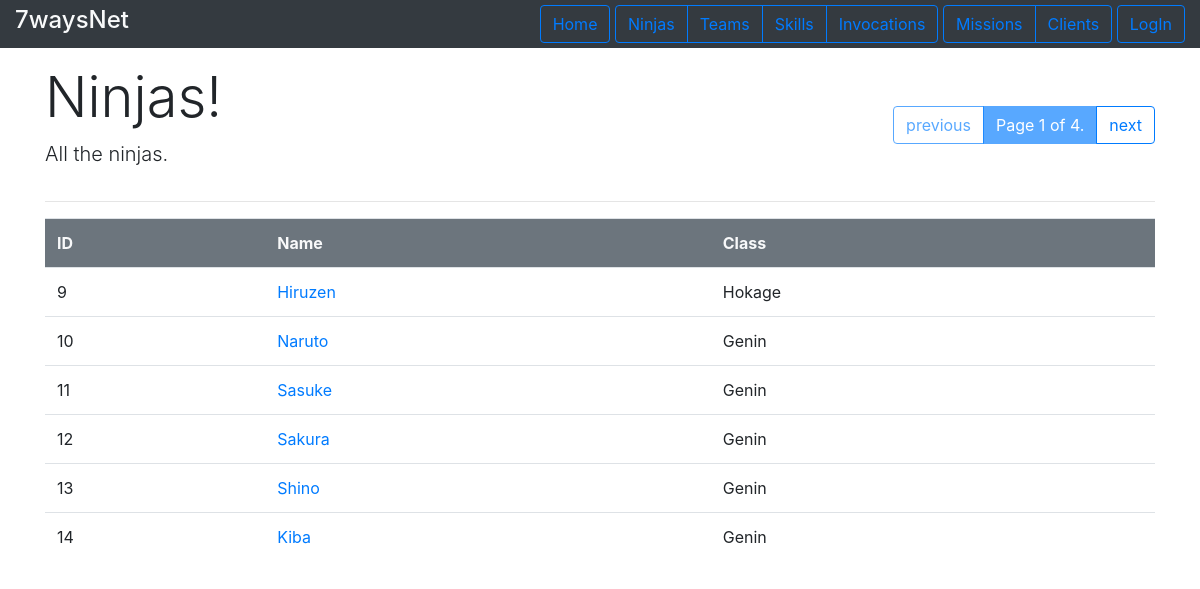
/ninjas/allNinjas/, run on the app's committed database.
### ninjas/models.py (models this page shows, shortened)
class Ninja(models.Model):
    name = models.CharField(max_length=200)
    nick_name = models.CharField(max_length=50,null=True,blank=True)
    age = models.IntegerField()
    clan = models.CharField(max_length=200)
    birth_date = models.DateTimeField('birth')
    gender = models.CharField(max_length=10)
    max_chakra = models.IntegerField(default=100,null=True,blank=True)
    is_medic = models.BooleanField(default=False)
    skills = models.ManyToManyField(Skill, blank=True)
    user = models.OneToOneField(User,on_delete=models.CASCADE)
    invocations = models.ManyToManyField(Invocation, blank=True)
    team = models.ForeignKey(Team, on_delete=models.CASCADE, default=None, null=True, blank=True)
    def specific_type(self):
        types = [GeninNinja,ChuninNinja,JouninNinja,HokageNinja]
        specific_ninja = self
        for type in types:
            try:
                specific_ninja=type.objects.get(pk=self.pk)
                break
            except: pass
        return specific_ninja

### ninjas/views.py (the view)
# urls.py: path('allNinjas/', views.ShowAllNinjasView.as_view(), name='show_all_ninjas'),
class ShowAllNinjasView(generic.ListView):
    template_name = 'ninjas/show_all_ninjas.html'
    context_object_name = 'all_ninjas_list'
    paginate_by=6
    def get_queryset(self):
        return Ninja.objects.all()

### ninjas/models.py (called while the page is built)
    def class_name(self):
        return "Genin"

    def class_name(self):
        return "Hokage"

### ninjas/templates/ninjas/show_all_ninjas.html (shortened to what this page needs)
{%extends 'base_list.html'%}
{% block listheader %}
    <div>
        <h1 class="display-4"> Ninjas! </h1>
        <p class="lead"> All the ninjas.</p>
    </div>
{% endblock %}
{%  block content %}
{% if all_ninjas_list %}
    <table class="table">
        <tr class="bg-secondary text-light ">
            <th>ID</th><th>Name</th><th>Class</th>
        </tr>
        {% for ninja in all_ninjas_list %}
            <tr>
                <td> {{ninja.id}}</td>
                <td><a href="{% url 'ninjas:profile' ninja.pk %}"> {{ninja.name}}</a></td>
                <td>{{ ninja.specific_type.class_name }} </td>
            </tr>
        {% endfor %}
    </table>
{% else %}
    <p>No ninjas in database.</p>
{% endif %}
{% endblock%}

### data on the page
Ninja: id "9", name "Hiruzen", specific_type.class_name "Hokage"
Ninja: id "10", name "Naruto", specific_type.class_name "Genin"
Ninja: id "11", name "Sasuke", specific_type.class_name "Genin"
Ninja: id "12", name "Sakura", specific_type.class_name "Genin"
Ninja: id "13", name "Shino", specific_type.class_name "Genin"
Ninja: id "14", name "Kiba", specific_type.class_name "Genin"

### other printed values
{{ page_obj.number }} "1"
{{ page_obj.paginator.num_pages }} "4"
